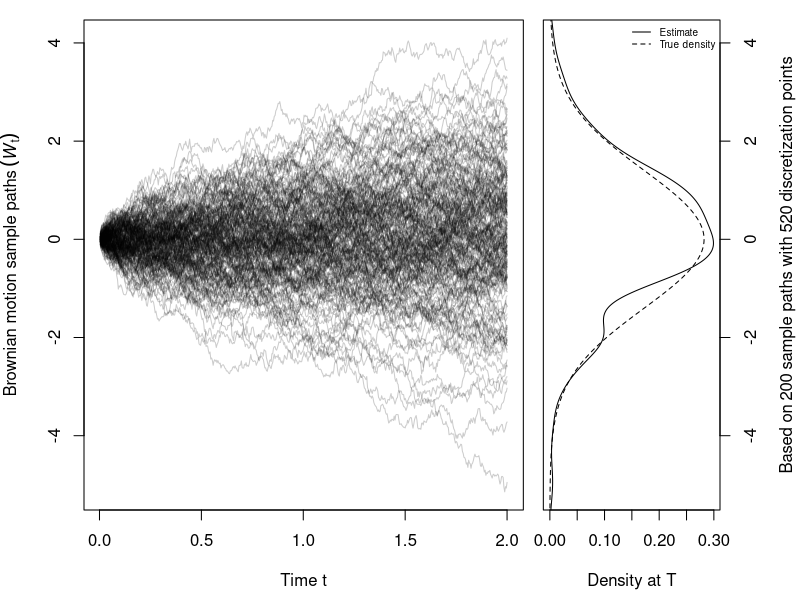
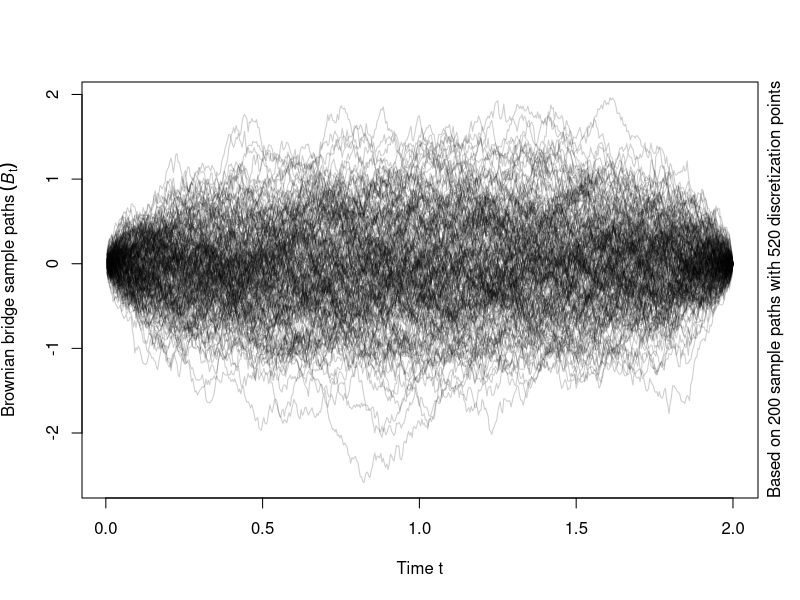
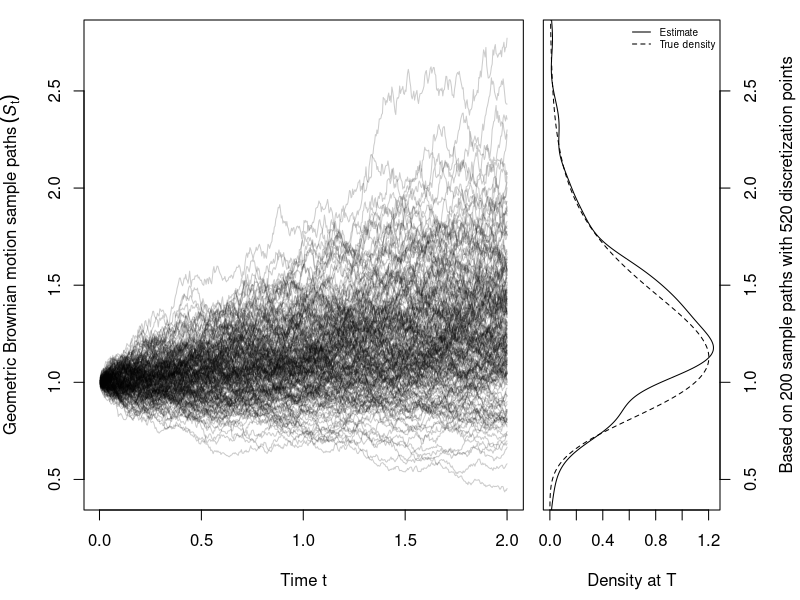

These figures' R source, in order:
## By Marius Hofert

## Simulating paths from a Brownian motion, Brownian bridge and geometric
## Brownian motion


### 0 Auxiliary function #######################################################

##' @title Plotting Paths and Densities in a Single Plot
##' @param x (n, p)-matrix containing p simulated paths at discretization points t
##' @param t n-vector of time points t at which the paths are simulated
##' @param true.density true density function used in the right-hand side plot
##' @param ylab y-axis label for the left-hand side plot
##' @return invisible()
##' @author Marius Hofert
##' @note We pass a whole function here for the true model as it can be normal
##'       or log-normal the way we call the function later.
plot_with_densities <- function(x, t, true.density, ylab)
{
    ## Basics
    stopifnot(is.matrix(x), (n <- nrow(x)) == length(t))
    n <- nrow(x) # number of discretization points
    p <- ncol(x) # number of paths

    ## Setup layout and plot parameters
    layout(cbind(1, 2), width = c(1, 1/2)) # plot layout (with space to the right)
    opar <- par(mar = c(4.5, 4.2, 1, 0.5)) # reduce space around the main plot, especially to the right

    ## Plot of paths
    yran <- range(x) # range of all paths (so that all are visible in the plot(s))
    plot(NA, xlim = range(t), ylim = yran, xlab = "Time t", ylab = ylab)
    for(k in 1:p) # include all sample paths
        lines(t, x[,k], col = adjustcolor("black", alpha.f = 1/(1+p/50)))
    ## Note: matlines(t, x, col = adjustcolor("black", alpha.f = 1/(1+p/50)))
    ##       would be much faster but we keep the 'pedagogically meaningful'
    ##       loop here to see how the paths look like while being plotted.

    ## Plot of the density estimate and true density of all p-many values of the last row of x
    dens <- density(x[nrow(x),]) # density estimate of x[<last row>,]
    true <- true.density(dens$x) # true density N(0, T) evaluated at the same points
    par(mar = c(4.5, 0.5, 1, 4)) # reduce space around the second plot, especially to the left
    plot(dens$y, dens$x, type = "l", yaxt = "n", xlim = range(c(dens$y, true)),
         ylim = yran, # forces the two plots to have aligned y-axes
         xlab = "Density at T") # plot density estimate
    lines(true, dens$x, lty = 2) # plot true density
    legend("topright", bty = "n", lty = 1:2, cex = 0.6,
           legend = c("Estimate", "True density"))
    axis(4) # secondary y-axis
    mtext(substitute("Based on"~p.~"sample paths with"~n.~"discretization points",
                     list(p. = p, n. = n)), side = 4, line = 3) # secondary y-axis label

    ## Restore original plot parameters and layout
    par(opar) # restore plot parameters
    layout(1) # restore layout
    invisible()
}


### 1 Simulating a Brownian motion #############################################

## Simulation
T <- 2 # time horizon
n <- 520 # = 2 * 260; number of discretization points
t <- (1:n) * T/n # x-values for the paths
n.paths <- 200 # number of paths to be sampled
s <- sqrt(T/n) # scaling factor for each summand
set.seed(271) # for reproducibility
W.t <- replicate(n.paths, expr = cumsum(s * rnorm(n))) # (n, n.paths)-matrix
str(W.t)

## Plot paths with estimated and true density
plot_with_densities(W.t, t = t, true.density = function(x)
    dnorm(x, mean = 0, sd = sqrt(T - 0)),
    ylab = expression("Brownian motion sample paths"~(italic(W)[t])))


### 2 Simulating a Brownian bridge #############################################

## Simulation (transformation from W.t)
B.t <- apply(W.t, 2, function(w) w - ((1:n)/n) * tail(w, n = 1))

## Plot paths
plot(NA, xlim = range(t), ylim = range(B.t), xlab = "Time t",
     ylab = expression("Brownian bridge sample paths"~(italic(B)[t])))
for(k in 1:n.paths) # include all sample paths
    lines(t, B.t[,k], col = adjustcolor("black", alpha.f = 1/(1+n.paths/50)))
mtext(substitute("Based on"~n.paths.~"sample paths with"~n.~"discretization points",
                 list(n.paths. = n.paths, n. = n)), side = 4, line = 0.5, adj = 0) # secondary y-axis label


### 3 Simulating a geometric Brownian motion ###################################

## Simulation (transformation from W.t)
mu <- 0.1
sig <- 0.2
S.0 <- 1
X.t <- mu * t + sig * W.t # BM with drift
S.t <- S.0 * exp(X.t) # GBM

## Plot paths with estimated and true density
plot_with_densities(S.t, t = t, true.density = function(x)
    dlnorm(x, meanlog = log(S.0) + mu * T, # mean of log(S.t)
           sdlog = sig * sqrt(T - 0)), # standard deviation of log(S.t)
    ylab = expression("Geometric Brownian motion sample paths"~(italic(S)[t])))
